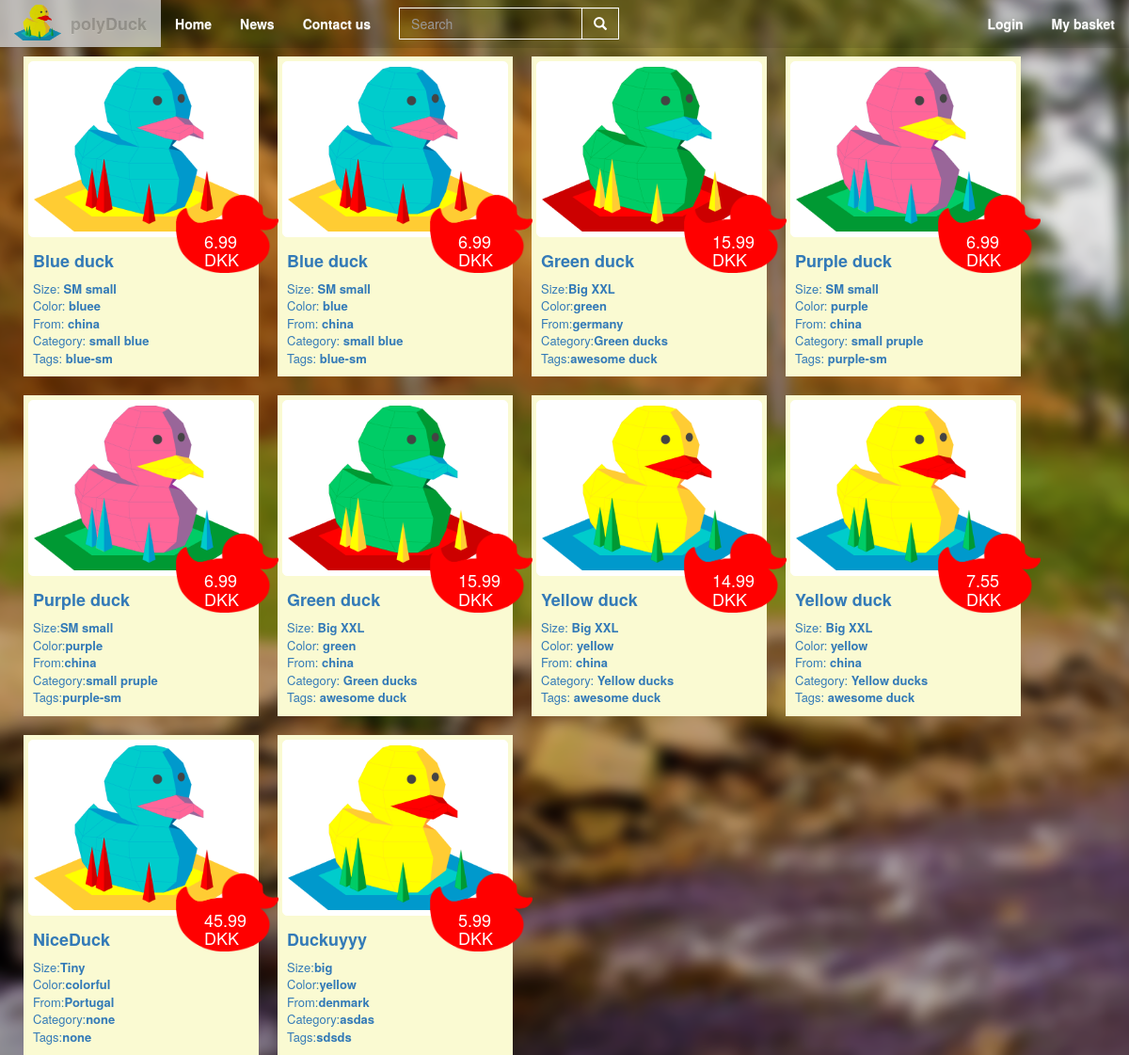
The page / on the database its author committed.
### tables this page shows
CREATE TABLE `products` (
  `Product_ID` int(20) NOT NULL,
  `name` varchar(50) NOT NULL,
  `price` float NOT NULL,
  `description` varchar(255) NOT NULL,
  `color` varchar(20) NOT NULL,
  `size` varchar(15) NOT NULL,
  `category` varchar(20) NOT NULL,
  `images` varchar(255) NOT NULL,
  `stock` int(255) NOT NULL,
  `tags` varchar(50) NOT NULL,
  `manufacture` varchar(100) NOT NULL,
  `views` int(15) DEFAULT NULL,
  `upVote` int(15) DEFAULT NULL
);

### model/Model.php (called while the page is built, shortened)
<?php
include_once ("model/Database.php");
 class Model {
        function Connect(){
         $db = require('model/conn.php');
         $connection = new Database($db);
         return $connection;
     }
	    public function getProductList()
	{
        $proData = $this->Connect()->getQuery("SELECT * FROM products");
            return $proData;
        }
}

### model/Database.php (called while the page is built, shortened)
<?php
class Database
{
    protected $conn;
    public function __construct(mysqli $conn){
        $this->conn = $conn;
    }
    public function getConnection(){
    return $this->conn;
    }
    public function getQuery($query){
        $getData = $this->getConnection()->query($query);
        return $getData;
    }
}

### view/productpage.php (the view)
<?php
    $output = '';
if(mysqli_num_rows($products) > 0){
        $output .= '';
    while($product = mysqli_fetch_array($products)){
		$output .=	'<div class="items">
 <a href="index.php?product='.$product['name'].'">
           <div class="itemWhite">
            <img class="itemPicture" src="' . $product['images'] . '">
            </div>
    <div class="itemInfoHide caption">
    <div class="transitionInformation">
         <h4>
         <strong>'.$product['name'].'</strong>
			</h4>
              <div class="pricey">
              <h4>' . $product['price'] . ' DKK</h4>
             <img src="red.png" class="stick">
              </div>
              <div class="otherInformation">
             Size:<strong>' . $product['size'] . '</strong><br>
             Color:<strong>' . $product['color'] . '</strong><br>
             From:<strong>' . $product['manufacture'] . '</strong><br>
             Category:<strong>' . $product['category'] . '</strong><br>
             Tags:<strong>' . $product['tags'] . '</strong><br>
              </div>
    </div>
    </div>
    </a>
</div>
			';
    }
    echo $output;
}
else
{
    echo ' ';
}
?>

### view/sass/main.css (style rules this page uses)
body { overflow-x: hidden; padding-top: 50px; background-color: black; }
body a { cursor: pointer; }
.items { margin: 10px; padding: 5px; float: left; width: 250px; background-color: lightgoldenrodyellow; }
.items .itemInfoHide { position: relative; }
.items .itemInfoHide .transitionInformation { font-size: 13px; padding: 5px; width: 75%; float: left; }
.items .itemInfoHide .transitionInformation .pricey { color: white; float: right; margin-top: -91px; margin-right: 18px; }
.items .itemInfoHide .transitionInformation .pricey h4 { position: absolute; z-index: 20; margin-top: 40px; margin-left: 30px; }
.items .itemInfoHide .transitionInformation .pricey .stick { width: 109px; height: auto; z-index: 10; position: absolute; }
.items .itemWhite { padding: 5px; border: solid white 1px; border-radius: 5px; background-color: white; }
.items .itemPicture { position: relative; height: auto; width: 100%; }

### rows shown on the page
products: images (picture), name "Blue duck", price "6.99", size "SM small", color "bluee", manufacture "china", category "small blue", tags "blue-sm"
products: images (picture), name "Blue duck", price "6.99", size "SM small", color "blue", manufacture "china", category "small blue", tags "blue-sm"
products: images (picture), name "Green duck", price "15.99", size "Big XXL", color "green", manufacture "germany", category "Green ducks", tags "awesome duck"
products: images (picture), name "Purple duck", price "6.99", size "SM small", color "purple", manufacture "china", category "small pruple", tags "purple-sm"
products: images (picture), name "Purple duck", price "6.99", size "SM small", color "purple", manufacture "china", category "small pruple", tags "purple-sm"
products: images (picture), name "Green duck", price "15.99", size "Big XXL", color "green", manufacture "china", category "Green ducks", tags "awesome duck"
products: images (picture), name "Yellow duck", price "14.99", size "Big XXL", color "yellow", manufacture "china", category "Yellow ducks", tags "awesome duck"
products: images (picture), name "Yellow duck", price "7.55", size "Big XXL", color "yellow", manufacture "china", category "Yellow ducks", tags "awesome duck"
products: images (picture), name "NiceDuck", price "45.99", size "Tiny", color "colorful", manufacture "Portugal", category "none", tags "none"
products: images (picture), name "Duckuyyy", price "5.99", size "big", color "yellow", manufacture "denmark", category "asdas", tags "sdsds"
